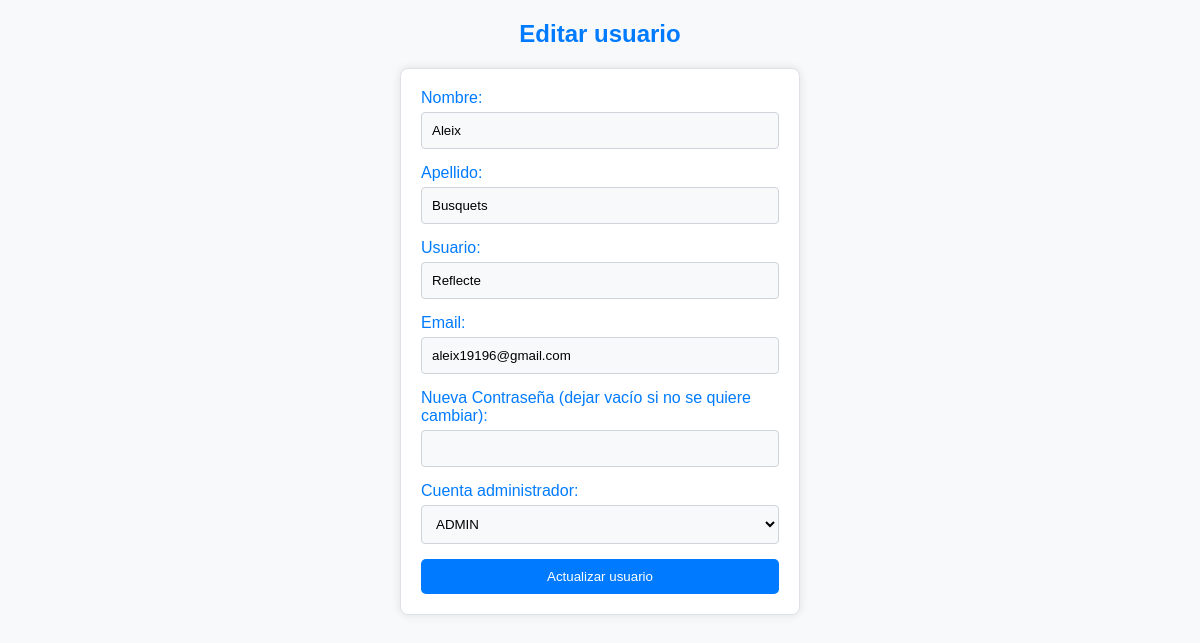
/inc/editar_db.php?id=1 (signed in), run on the app's committed database.
### tables this page shows
CREATE TABLE `usuario` (
  `usuario_id` int(10) NOT NULL,
  `usuario_nombre` varchar(40) NOT NULL,
  `usuario_apellido` varchar(40) NOT NULL,
  `usuario_usuario` varchar(20) NOT NULL,
  `usuario_clave` varchar(200) NOT NULL,
  `usuario_email` varchar(70) NOT NULL,
  `usuario_admin` tinyint(1) NOT NULL
);

### inc/editar_db.php (called while the page is built, shortened)
<?php
include 'conexion_db.php';
if (isset($_GET['id'])) {
    $id = $_GET['id'];
    $result = mysqli_query($conexion, "SELECT * FROM usuario WHERE usuario_id = $id");
    $user = mysqli_fetch_assoc($result);
}
include '../vistas/usuario_form.php';
?>

### vistas/usuario_form.php (the view, shortened to what this page needs)
<link rel="stylesheet" href="../css/usuario_form_estilos.css">
<?php
$is_edit = isset($user);
$nombre = $_POST['nombre'] ?? ($is_edit ? $user['usuario_nombre'] : '');
$apellido = $_POST['apellido'] ?? ($is_edit ? $user['usuario_apellido'] : '');
$usuario = $_POST['usuario'] ?? ($is_edit ? $user['usuario_usuario'] : '');
$email = $_POST['email'] ?? ($is_edit ? $user['usuario_email'] : '');
$admin = $_POST['admin'] ?? ($is_edit ? $user['usuario_admin'] : 0);
?>
<h2><?php echo $is_edit ? "Editar usuario" : "Crear un nuevo usuario"; ?></h2>
<form action="<?php echo $is_edit ? "../inc/editar_db.php?id={$user['usuario_id']}" : "../inc/crear_db.php"; ?>" method="POST">
<label>Nombre:</label>
    <input type="text" name="nombre" value="<?php echo htmlspecialchars($nombre); ?>" required pattern="[a-zA-Z]{3,40}" maxlength="40" title="El nombre debe contener entre 3 y 40 letras.">
    <br>
    <label>Apellido:</label>
    <input type="text" name="apellido" value="<?php echo htmlspecialchars($apellido); ?>" required pattern="[a-zA-Z]{3,40}" maxlength="40" title="El apellido debe contener entre 3 y 40 letras.">
    <br>
    <label>Usuario:</label>
    <input type="text" name="usuario" value="<?php echo htmlspecialchars($usuario); ?>" required pattern="[a-zA-Z0-9]{3,20}" maxlength="20" title="El usuario debe contener entre 3 y 20 caracteres alfanuméricos.">
    <br>
    <label>Email:</label>
    <input type="email" name="email" value="<?php echo htmlspecialchars($email); ?>" required pattern="[a-zA-Z0-9._%+-]+@[a-zA-Z0-9.-]+\.[a-zA-Z]{2,}" title="Ingresa un email válido.">
    <br>
    <?php if ($is_edit): ?>
        <label for="clave">Nueva Contraseña (dejar vacío si no se quiere cambiar):</label>
        <input type="password" name="clave" minlength="6" title="La clave debe tener al menos 6 caracteres.">
        <br>
    <?php else: ?>
        <label>Clave:</label>
        <input type="password" name="clave" required minlength="6" title="La clave debe tener al menos 6 caracteres.">
        <br>
    <?php endif; ?>
    <label>Cuenta administrador:</label>
    <select name="admin" required>
        <option value="1" <?php echo ($admin == 1) ? 'selected' : ''; ?>>ADMIN</option>
    </select>
    <br>
    <button type="submit"><?php echo $is_edit ? "Actualizar usuario" : "Crear usuario"; ?></button>
</form>

### css/usuario_form_estilos.css (style rules this page uses)
* { box-sizing: border-box; margin: 0; padding: 0; }
h2 { text-align: center; color: #007bff; margin-bottom: 20px; }
form { background-color: white; border: 1px solid #dee2e6; border-radius: 8px; padding: 20px; box-shadow: 0 0 10px rgba(0, 0, 0, 0.1); max-width: 400px; margin: 0 auto; }
label { display: block; margin-bottom: 5px; color: #007bff; }
input[type="text"], input[type="email"], input[type="password"], select { width: 100%; padding: 10px; margin-bottom: 15px; border: 1px solid #ced4da; border-radius: 4px; background-color: #f8f9fa; }
button { background-color: #007bff; color: white; border: none; border-radius: 5px; padding: 10px 15px; cursor: pointer; width: 100%; }

### data on the page
usuario: nombre "Aleix", apellido "Busquets", usuario "Reflecte", email "aleix19196@gmail.com", admin "ADMIN"
